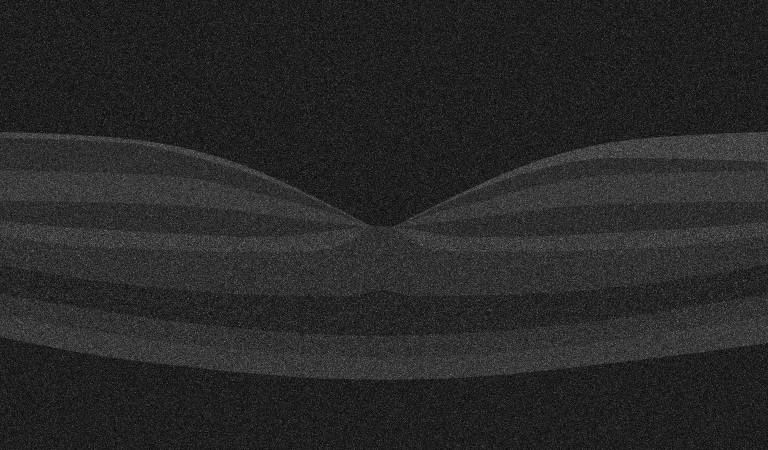
#> input picture phantom.png, 1536 x 900 px, given in place of NFL.png, which was not available (shown at 1/2 size)
$ python build_phantom_from_json.py
#> lines starting #> are read from the running program, lines starting #| are printed output that depends on the picture
### phantom/image_utils.py
import numpy as np
from PIL import Image, ImageTk


def load_png_as_rgba(path: str, target_width: int = None) -> Image:
    img = Image.open(path).convert("RGBA")
    if target_width is not None and img.width != target_width:
        scale = target_width / img.width
        new_h = int(img.height * scale)
        img = img.resize((target_width, new_h), Image.NEAREST)
    return img


# [72 lines left out: functions make_background_layer, fill_layer_with_gamma, gamma_noise_image, create_rotated_image, not called in this run]

### scripts/build_phantom_from_json.py
"""Build a phantom composite image from a JSON file with layer names and positions.

Usage:
  python scripts/build_phantom_from_json.py --json json_outputs/layer_positions.json --out phantom_from_json.png

Defaults:
  json: json_outputs/layer_positions.json
  out : phantom_from_json.png

The script uses `phantom.config` for canvas size, PNG file list and gamma parameters and
`phantom.image_utils` to load and fill layers with gamma noise. It composites layers in the
order defined by `LAYER_NAMES` so background should be first.
"""
from __future__ import annotations
import json
import argparse
import sys
from pathlib import Path
from PIL import Image
from typing import List, Dict, Any

# ensure project root is importable so `from phantom ...` works when running this script
proj_root = Path(__file__).resolve().parents[1]
if str(proj_root) not in sys.path:
    sys.path.insert(0, str(proj_root))

from phantom.config import CANVAS_W, CANVAS_H, PNG_FILES, LAYER_NAMES, load_gamma_parameters
from phantom.image_utils import load_png_as_rgba, make_background_layer, fill_layer_with_gamma


def load_positions(path: Path) -> List[Dict[str, Any]]:
    with path.open("r", encoding="utf-8") as f:
#> (reads scripts/json_outputs/layer_positions.json from the repository)
        return json.load(f)


def build_phantom_from_positions(positions: List[Dict[str, Any]], canvas_w: int, canvas_h: int,
                                 png_files: List[str], layer_names: List[str], gamma_params: Dict[str, Any]) -> Image.Image:
    """Return a composite PIL Image (RGBA) created from the positions list.

    positions is a list of dicts with at least keys: 'name', 'y'.
    gamma_params maps layer name -> {'shape':..., 'scale':...}
    png_files corresponds (in order) to layer_names[1:] (i.e. all layers except background)
    """
#> called with canvas_w = 1536, canvas_h = 900
    # map names to position entries
    pos_by_name = {p['name']: p for p in positions if 'name' in p}

    # Create blank canvas
    comp = Image.new("RGBA", (canvas_w, canvas_h), (0, 0, 0, 0))
#> comp: PIL image 1536x900 RGBA; every value is 0

    # background first
    bg_params = gamma_params.get('background') if gamma_params else None
    if bg_params:
        bg = make_background_layer(bg_params.get('shape', 1.0), bg_params.get('scale', 1.0), canvas_w, canvas_h)
        comp.alpha_composite(bg, dest=(0, 0))
    else:
        # leave transparent background if no params
        pass

    # For each non-background layer in order, load the PNG, place it at y, fill with gamma if possible and composite
    for png_rel, layer_name in zip(png_files, layer_names[1:]):
        try:
            img = load_png_as_rgba(png_rel, target_width=canvas_w)
#> in load_png_as_rgba, img is the input picture: PIL image 1536x900 RGBA; mean R, G, B, A 39.5, 39.5, 39.5, 255
        except Exception as e:
            print(f"Warning: could not load PNG for layer '{layer_name}' from '{png_rel}': {e}")
            # create a transparent placeholder
            img = Image.new("RGBA", (canvas_w, canvas_h), (0, 0, 0, 0))

        entry = pos_by_name.get(layer_name)
        y = int(entry.get('y', 0)) if entry is not None and 'y' in entry else 0

        # fill with gamma noise if parameters available
        params = gamma_params.get(layer_name) if gamma_params else None
        if params:
            try:
                img_filled = fill_layer_with_gamma(img, params.get('shape', 1.0), params.get('scale', 1.0))
                # fill_layer_with_gamma returns an Image when given a PIL.Image
                if img_filled is not None:
                    img = img_filled
            except Exception as e:
                print(f"Warning: could not fill layer '{layer_name}' with gamma: {e}")

        # clip y to reasonable range to avoid errors
        if y < -img.height + 1:
            y = -img.height + 1
        if y > canvas_h - 1:
            y = canvas_h - 1

        try:
            comp.alpha_composite(img, dest=(0, y))
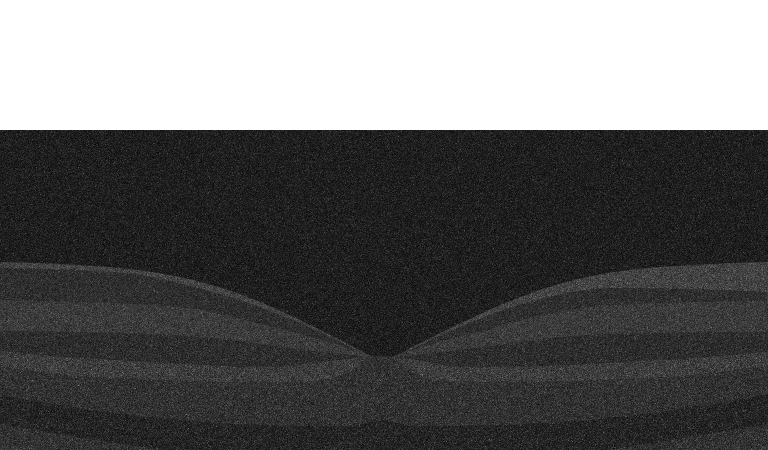
#> comp: PIL image 1536x900 RGBA (shown at 1/2 size); mean R, G, B, A 28.5, 28.5, 28.5, 181.3; transparent parts drawn white
        except Exception as e:
            print(f"Warning: failed to composite layer '{layer_name}' at y={y}: {e}")
#> pass 2 of the loop in build_phantom_from_positions, `for png_rel, layer_name in zip(png_files, layer_names[1:]):`:
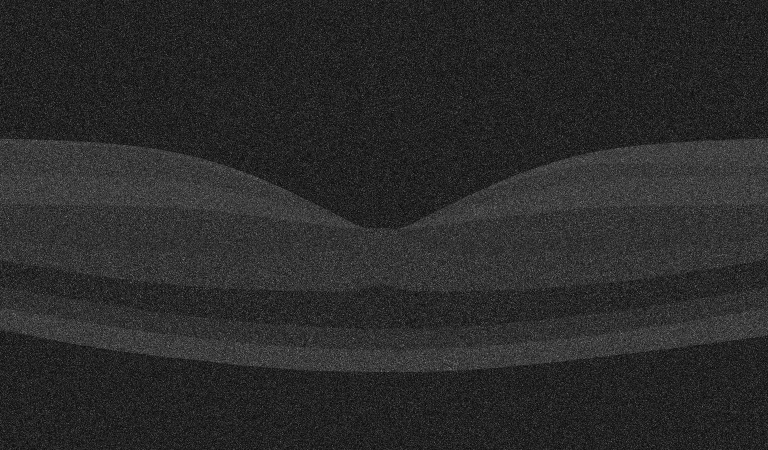
#> input picture phantom_from_layer_positions_filled.png, 1536 x 900 px, given in place of GCL.png, which was not available (shown at 1/2 size)
#> in load_png_as_rgba, img is the input picture: PIL image 1536x900 RGBA; mean R, G, B, A 42.1, 42.1, 42.1, 255
#> in build_phantom_from_positions, `comp.alpha_composite(img, dest=(0, y))`:
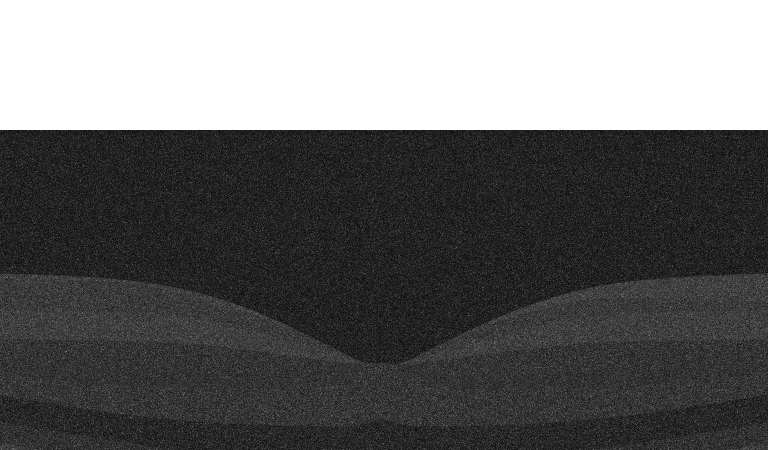
#> comp: PIL image 1536x900 RGBA (shown at 1/2 size); mean R, G, B, A 30.2, 30.2, 30.2, 181.3; transparent parts drawn white

    return comp


def main():
    parser = argparse.ArgumentParser(description="Build phantom from layer positions JSON")
    parser.add_argument("--json", type=str, default="json_outputs/layer_positions.json", help="Path to positions JSON")
    parser.add_argument("--gamma", type=str, default="json_outputs/gamma_parameters.json", help="Path to gamma parameters JSON")
    parser.add_argument("--out", type=str, default="phantom_from_json.png", help="Output composite PNG path")
    parser.add_argument("--canvas-w", type=int, default=CANVAS_W)
    parser.add_argument("--canvas-h", type=int, default=CANVAS_H)
    args = parser.parse_args()

    json_path = Path(args.json)
    if not json_path.exists():
        print(f"Positions JSON not found: {json_path}")
        return

    try:
        positions = load_positions(json_path)
    except Exception as e:
        print(f"Failed to load positions JSON: {e}")
        return

    gamma_path = Path(args.gamma)
    if not gamma_path.exists():
        print(f"Gamma parameters JSON not found: {gamma_path}")
        gamma = {}
    else:
        try:
            gamma = load_gamma_parameters(str(gamma_path))
        except Exception as e:
            print(f"Failed to load gamma parameters from {gamma_path}: {e}")
            gamma = {}

    comp = build_phantom_from_positions(positions, args.canvas_w, args.canvas_h, PNG_FILES, LAYER_NAMES, gamma)

    out_path = Path(args.out)
    out_path.parent.mkdir(parents=True, exist_ok=True)
    comp.save(out_path)
    print(f"Saved composite to {out_path}")


if __name__ == '__main__':
    main()
